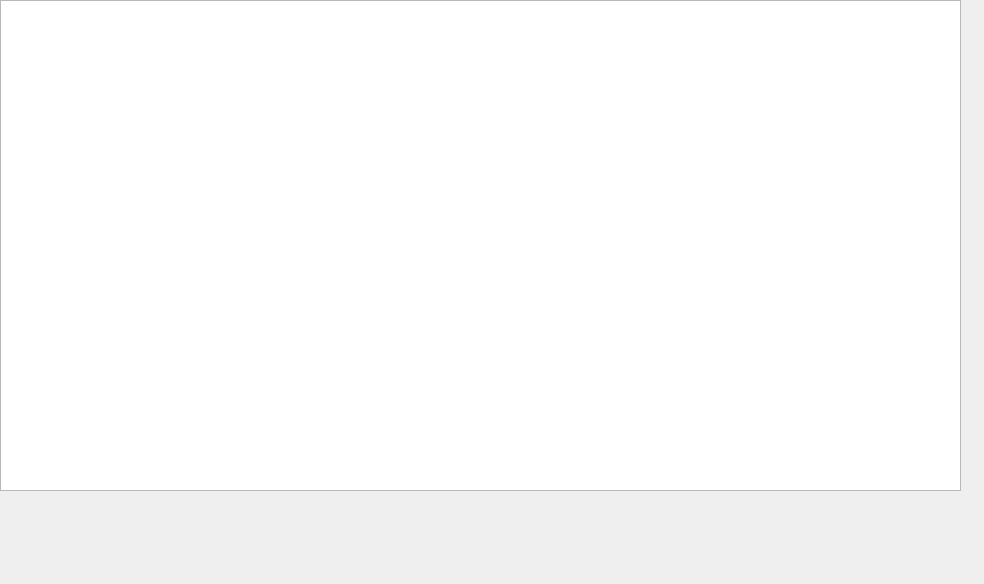
<?xml version="1.0" encoding="UTF-8"?>
<ui version="4.0">
 <class>UserManager</class>
 <widget class="QWidget" name="UserManager">
  <property name="geometry">
   <rect>
    <x>0</x>
    <y>0</y>
    <width>984</width>
    <height>584</height>
   </rect>
  </property>
  <property name="windowTitle">
   <string>Form</string>
  </property>
  <widget class="QTableWidget" name="tableWidget">
   <property name="geometry">
    <rect>
     <x>0</x>
     <y>0</y>
     <width>961</width>
     <height>491</height>
    </rect>
   </property>
  </widget>
 </widget>
 <resources/>
 <connections/>
</ui>
